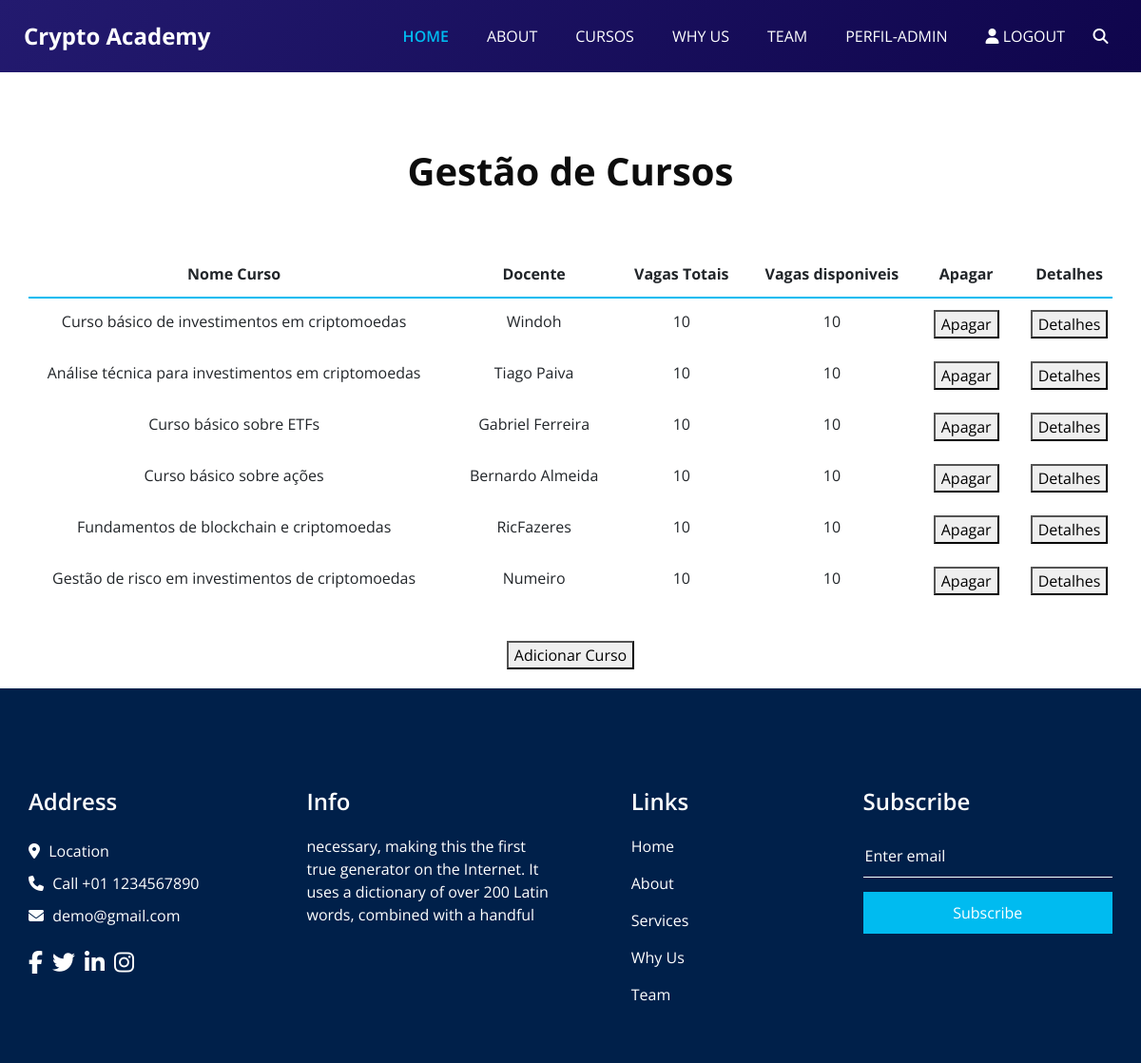
Page /paginas/gestaoCursos.php (signed in) on the committed database.
### tables this page shows
CREATE TABLE `curso` (
                         `id_curso` int(11) NOT NULL,
                         `docente` varchar(100) NOT NULL,
                         `nome` varchar(50) NOT NULL,
                         `descricao` text NOT NULL,
                         `max_num` int(10) NOT NULL DEFAULT 10
);

### paginas/gestaoCursos.php (the view, shortened to what this page needs)
<?php
global $conn;
$tipo = $_SESSION["tipo"];
?>
    <!DOCTYPE html>
    <html>
    <head>
        <link rel="stylesheet" type="text/css" href="bootstrap.css" />
        <link rel="stylesheet" type="text/css" href="https://cdnjs.cloudflare.com/ajax/libs/OwlCarousel2/2.3.4/assets/owl.carousel.min.css" />
        <link href="font-awesome.min.css" rel="stylesheet" />
        <link href="style.css" rel="stylesheet" />
        <link href="responsive.css" rel="stylesheet" />
    </head>
    <body class="sub_page">
    <div class="hero_area">
        <header class="header_section">
            <div class="container-fluid">
                <nav class="navbar navbar-expand-lg custom_nav-container ">
                    <a class="navbar-brand" href="paginaPrincipal.php">
            <span>
              Crypto Academy
            </span>
                    </a>
                    <div class="collapse navbar-collapse" id="navbarSupportedContent">
                        <ul class="navbar-nav  ">
                            <li class="nav-item active">
                                <a class="nav-link" href="paginaPrincipal.php">Home <span class="sr-only">(current)</span></a>
                            </li>
                            <li class="nav-item">
                                <a class="nav-link" href="about.html"> About</a>
                            </li>
                            <li class="nav-item">
                                <a class="nav-link" href="cursos.php">Cursos</a>
                            </li>
                            <li class="nav-item">
                                <a class="nav-link" href="why.html">Why Us</a>
                            </li>
                            <li class="nav-item">
                                <a class="nav-link" href="team.html">Team</a>
                            </li>
                            <?php
                            if(isset($_SESSION["user"])){
                                echo '
                                <li class="nav-item">
                                    <a class="nav-link" href="perfil.php">Perfil-'.$_SESSION["user"].'</a>
                                </li>
                             ';
                            }
                            ?>
                            <li class="nav-item">
                                <?php
                                if(isset($_SESSION["user"])){
                                    echo '<a class="nav-link" href="logout.php"> <i class="fa fa-user" aria-hidden="true"></i> Logout</a>';
                                }else{
                                    echo '<a class="nav-link" href="login.html"> <i class="fa fa-user" aria-hidden="true"></i> Login</a>';
                                }
                                ?>
                            </li>
                            <form class="form-inline">
                                <button class="btn  my-2 my-sm-0 nav_search-btn" type="submit">
                                    <i class="fa fa-search" aria-hidden="true"></i>
                                </button>
                            </form>
                        </ul>
                    </div>
                </nav>
            </div>
        </header>
    </div>
    <div class="heading_container heading_center" style="margin-top: 80px">
        <h2>
            Gestão de Cursos <span></span>
        </h2>
        <div class="container">
            <table class="table table-primary table-sortable" role="grid">
                    <?php
                        if($tipo == ADMINISTRADOR){
                            echo '
                            <thead>
                                <tr>
                                    <th class="text-center header" scope="col" role="columnheader"><span>Nome Curso</span></th>
                                    <th class="text-center header" scope="col" role="columnheader"><span>Docente</span></th>
                                    <th class="text-center header" scope="col" role="columnheader"><span>Vagas Totais</span></th>
                                    <th class="text-center header" scope="col" role="columnheader"><span>Vagas disponiveis</span></th>
                                    <th class="text-center header" scope="col" role="columnheader"><span>Apagar</span></th>
                                    <th class="text-center header" scope="col" role="columnheader"><span>Detalhes</span></th>
                                </tr>
                            </thead>
                            <tbody>
                            <div class="botoes_gest">';
                            $sql = "SELECT * FROM curso";
                            $result = mysqli_query($conn, $sql);
                            if(mysqli_num_rows($result)>0){
                                while($row = mysqli_fetch_assoc($result)){
                                    $nome = $row["nome"];
                                    $docente = $row["docente"];
                                    $max_num = $row["max_num"];
                                    $id_curso = $row["id_curso"];
                                    $sqlVagas = "SELECT COUNT(*) as total FROM util_curso WHERE curso = '$nome' AND aceite = 1";
                                    $resultVagas = mysqli_query($conn, $sqlVagas);
                                    if(mysqli_num_rows($resultVagas)>0){
                                        $rowVagas = mysqli_fetch_assoc($resultVagas);
                                        $vagas = $max_num - $rowVagas["total"];
                                    }
                                    echo "
                                    <tr>
                                        <td class='text-center'>$nome</td>
                                        <td class='text-center'>$docente</td>
                                        <td class='text-center'>$max_num</td>
                                        <td class='text-center'>$vagas</td>
                                        <td class='text-center'><a href='apagar.php?curso=$nome'><button>Apagar</button></a></td>
                                        <td class='text-center'><a href='gerirDados.php?curso=1&id_curso=$id_curso'><button>Detalhes</button></a></td>
                                    </tr>";
                                }
                            }
                            echo '
                                        </div>
                                        </tbody>
                                    </table>';
                            echo '<a href="criarCurso.php"><button class="btn-curso" style="margin: 20px">Adicionar Curso</button></a>';
                        }
                    ?>
        </div>
    </div>
    <section class="info_section layout_padding2">
        <div class="container">
            <div class="row">
                <div class="col-md-6 col-lg-3 info_col">
                    <div class="info_contact">
                        <h4>
                            Address
                        </h4>
                        <div class="contact_link_box">
                            <a href="">
                                <i class="fa fa-map-marker" aria-hidden="true"></i>
                                <span>
                  Location
                </span>
                            </a>
                            <a href="">
                                <i class="fa fa-phone" aria-hidden="true"></i>
                                <span>
                  Call +01 1234567890
                </span>
                            </a>
                            <a href="">
                                <i class="fa fa-envelope" aria-hidden="true"></i>
                                <span>
                  demo@gmail.com
                </span>
                            </a>
                        </div>
                    </div>
                    <div class="info_social">
                        <a href="">
                            <i class="fa fa-facebook" aria-hidden="true"></i>
                        </a>
                        <a href="">
                            <i class="fa fa-twitter" aria-hidden="true"></i>
                        </a>
                        <a href="">
                            <i class="fa fa-linkedin" aria-hidden="true"></i>
                        </a>
                        <a href="">
                            <i class="fa fa-instagram" aria-hidden="true"></i>
                        </a>
                    </div>
                </div>
                <div class="col-md-6 col-lg-3 info_col">
                    <div class="info_detail">
                        <h4>
                            Info
                        </h4>
                        <p>
                            necessary, making this the first true generator on the Internet. It uses a dictionary of over 200 Latin words, combined with a handful
                        </p>
                    </div>
                </div>
                <div class="col-md-6 col-lg-2 mx-auto info_col">
                    <div class="info_link_box">
                        <h4>
                            Links
                        </h4>
                        <div class="info_links">
                            <a class="active" href="paginaPrincipal.php">
                                Home
                            </a>
                            <a class="" href="about.html">
                                About
                            </a>
                            <a class="" href="cursos.php">
                                Services
                            </a>
                            <a class="" href="why.html">
                                Why Us
                            </a>
                            <a class="" href="team.html">
                                Team
                            </a>
                        </div>
                    </div>
                </div>
                <div class="col-md-6 col-lg-3 info_col ">
                    <h4>
                        Subscribe
                    </h4>
                    <form action="#">
                        <input type="text" placeholder="Enter email" />
                        <button type="submit">
                            Subscribe
                        </button>
                    </form>
                </div>
            </div>
        </div>
    </section>
    </body>
    </html>

### paginas/style.css (style rules this page uses)
body { font-family: "Open Sans", sans-serif; color: #0c0c0c; background-color: #ffffff; overflow-x: hidden; }
.layout_padding2 { padding: 75px 0; }
.heading_container { display: -webkit-box; display: -ms-flexbox; display: flex; -webkit-box-orient: vertical; -webkit-box-direction: normal; -ms-flex-direction: column; flex-direction: column; -webkit-box-align: start; -ms-flex-align: start; align-items: flex-start; }
.heading_container h2 { position: relative; font-weight: bold; font-size: 40px; margin-bottom: 0; }
.heading_container.heading_center { -webkit-box-align: center; -ms-flex-align: center; align-items: center; text-align: center; }
a, a:hover, a:focus { text-decoration: none; }
.btn, .btn:focus { outline: none !important; -webkit-box-shadow: none; box-shadow: none; }
.hero_area { position: relative; min-height: 100vh; display: -webkit-box; display: -ms-flexbox; display: flex; -webkit-box-orient: vertical; -webkit-box-direction: normal; -ms-flex-direction: column; flex-direction: column; }
.sub_page .hero_area { min-height: auto; background: linear-gradient(130deg, #231a6f, #0f054c); }
.header_section { padding: 15px 0; }
.header_section .container-fluid { padding-right: 25px; padding-left: 25px; }
.navbar-brand span { font-weight: bold; font-size: 24px; color: #ffffff; }
.custom_nav-container { padding: 0; }
.custom_nav-container .navbar-nav { margin-left: auto; }
.custom_nav-container .navbar-nav .nav-item .nav-link { padding: 5px 20px; color: #ffffff; text-align: center; text-transform: uppercase; border-radius: 5px; -webkit-transition: all 0.3s; transition: all 0.3s; }
.custom_nav-container .navbar-nav .nav-item:hover .nav-link, .custom_nav-container .navbar-nav .nav-item.active .nav-link { color: #00bbf0; }
.custom_nav-container .navbar-nav .nav-item.active .nav-link { font-weight: 600; }
.custom_nav-container .nav_search-btn { width: 35px; height: 35px; padding: 0; border: none; color: #ffffff; }
.info_section { background-color: #00204a; color: #ffffff; padding: 45px 0 15px 0; }
.info_section h4 { font-weight: 600; margin-bottom: 20px; }
.info_section .info_col { margin-bottom: 30px; }
.info_section .info_contact .contact_link_box { display: -webkit-box; display: -ms-flexbox; display: flex; -webkit-box-orient: vertical; -webkit-box-direction: normal; -ms-flex-direction: column; flex-direction: column; }
.info_section .info_contact .contact_link_box a { margin: 5px 0; color: #ffffff; }
.info_section .info_contact .contact_link_box a i { margin-right: 5px; }
.info_section .info_social { display: -webkit-box; display: -ms-flexbox; display: flex; margin-top: 20px; margin-bottom: 10px; }
.info_section .info_social a { display: -webkit-box; display: -ms-flexbox; display: flex; -webkit-box-pack: center; -ms-flex-pack: center; justify-content: center; -webkit-box-align: center; -ms-flex-align: center; align-items: center; color: #ffffff; border-radius: 100%; margin-right: 10px; font-size: 24px; }
.info_section .info_links { display: -webkit-box; display: -ms-flexbox; display: flex; -webkit-box-orient: vertical; -webkit-box-direction: normal; -ms-flex-direction: column; flex-direction: column; -ms-flex-wrap: wrap; flex-wrap: wrap; }
.info_section .info_links a { display: -webkit-box; display: -ms-flexbox; display: flex; -webkit-box-align: center; -ms-flex-align: center; align-items: center; margin-bottom: 15px; color: #ffffff; }
.info_section form input { border: none; border-bottom: 1px solid #ffffff; background-color: transparent; width: 100%; height: 45px; color: #ffffff; outline: none; }
.info_section form input::placeholder { color: #ffffff; }
.info_section form button { width: 100%; text-align: center; display: inline-block; padding: 10px 55px; background-color: #00bbf0; color: #ffffff; border-radius: 0; -webkit-transition: all 0.3s; transition: all 0.3s; border: none; margin-top: 15px; }
.container { margin-top: 5%; }

### paginas/responsive.css (style rules this page uses)
@media (min-width: 1200px) { .container { max-width: 1170px; } }

### rows in the picture
curso: nome "Curso básico de investimentos em criptomoedas", docente "Windoh", max_num "10"
curso: nome "Análise técnica para investimentos em criptomoedas", docente "Tiago Paiva", max_num "10"
curso: nome "Curso básico sobre ETFs", docente "Gabriel Ferreira", max_num "10"
curso: nome "Curso básico sobre ações", docente "Bernardo Almeida", max_num "10"
curso: nome "Fundamentos de blockchain e criptomoedas", docente "RicFazeres", max_num "10"
curso: nome "Gestão de risco em investimentos de criptomoedas", docente "Numeiro", max_num "10"

### other values in the picture
$_SESSION["user"] "ADMIN"
